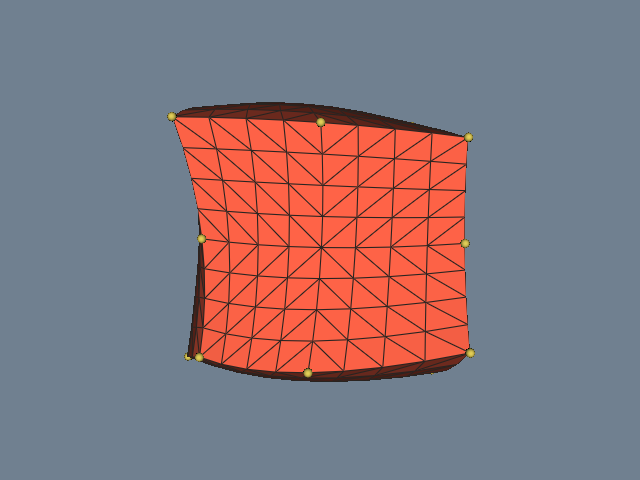

This figure's Python source:
#!/usr/bin/env python

# Render a quadratic hexahedron with tessellation and node glyphs.

# Factory overrides: importing these modules registers the OpenGL rendering
# and interaction style implementations for vtkRenderingCore factory classes.
import vtkmodules.vtkInteractionStyle  # noqa: F401
import vtkmodules.vtkRenderingOpenGL2  # noqa: F401
# VTK pipeline classes used in this example
from vtkmodules.vtkCommonCore import (
    vtkMinimalStandardRandomSequence,
    vtkPoints,
)
from vtkmodules.vtkCommonDataModel import (
    vtkQuadraticHexahedron,
    vtkUnstructuredGrid,
)
from vtkmodules.vtkFiltersCore import vtkGlyph3D
from vtkmodules.vtkFiltersGeneral import vtkTessellatorFilter
from vtkmodules.vtkFiltersSources import vtkSphereSource
from vtkmodules.vtkRenderingCore import (
    vtkActor,
    vtkDataSetMapper,
    vtkRenderWindow,
    vtkRenderWindowInteractor,
    vtkRenderer,
)

# Colors (normalized RGB)
tomato_rgb = (1.0, 0.388, 0.278)
ivory_black_rgb = (0.161, 0.141, 0.129)
banana_rgb = (0.890, 0.812, 0.341)
slate_gray_background_rgb = (0.439, 0.502, 0.565)

# Data: build a quadratic hexahedron with slightly perturbed node positions
hex_cell = vtkQuadraticHexahedron()
points = vtkPoints()
pcoords = hex_cell.GetParametricCoords()
rng = vtkMinimalStandardRandomSequence()
points.SetNumberOfPoints(hex_cell.GetNumberOfPoints())
rng.SetSeed(5070)
for i in range(hex_cell.GetNumberOfPoints()):
    perturbation = [0.0] * 3
    for j in range(3):
        rng.Next()
        perturbation[j] = rng.GetRangeValue(-0.1, 0.1)
    hex_cell.GetPointIds().SetId(i, i)
    points.SetPoint(i, pcoords[3 * i] + perturbation[0],
                    pcoords[3 * i + 1] + perturbation[1],
                    pcoords[3 * i + 2] + perturbation[2])

unstructured_grid = vtkUnstructuredGrid()
unstructured_grid.SetPoints(points)
unstructured_grid.InsertNextCell(hex_cell.GetCellType(), hex_cell.GetPointIds())

# Filter: tessellate the quadratic cell into linear elements for rendering
tessellate = vtkTessellatorFilter()
tessellate.SetInputData(unstructured_grid)
tessellate.SetMaximumNumberOfSubdivisions(2)

# Mapper and actor: tessellated hexahedron with edges
hex_mapper = vtkDataSetMapper()
hex_mapper.SetInputConnection(tessellate.GetOutputPort())
hex_mapper.ScalarVisibilityOff()

hex_actor = vtkActor()
hex_actor.SetMapper(hex_mapper)
hex_actor.GetProperty().SetDiffuseColor(tomato_rgb)
hex_actor.GetProperty().SetEdgeColor(ivory_black_rgb)
hex_actor.GetProperty().EdgeVisibilityOn()

# Source: small spheres to mark quadratic node positions
sphere_source = vtkSphereSource()
sphere_source.SetRadius(0.02)

# Filter: place a sphere glyph at each node
glyph_3d = vtkGlyph3D()
glyph_3d.SetInputData(unstructured_grid)
glyph_3d.SetSourceConnection(sphere_source.GetOutputPort())
glyph_3d.ScalingOff()
glyph_3d.Update()

glyph_mapper = vtkDataSetMapper()
glyph_mapper.SetInputConnection(glyph_3d.GetOutputPort())
glyph_mapper.ScalarVisibilityOff()

glyph_actor = vtkActor()
glyph_actor.SetMapper(glyph_mapper)
glyph_actor.GetProperty().SetColor(banana_rgb)

# Renderer: assemble the scene
renderer = vtkRenderer()
renderer.AddActor(hex_actor)
renderer.AddActor(glyph_actor)
renderer.SetBackground(slate_gray_background_rgb)

# Window: display the rendered scene
render_window = vtkRenderWindow()
render_window.AddRenderer(renderer)
render_window.SetWindowName("quadratic hexahedron")
render_window.SetMultiSamples(0)
render_window.SetSize(640, 480)

# Interactor: handle mouse and keyboard events
render_window_interactor = vtkRenderWindowInteractor()
render_window_interactor.SetRenderWindow(render_window)

# Launch the interactive visualization
render_window_interactor.Initialize()
render_window_interactor.Start()
